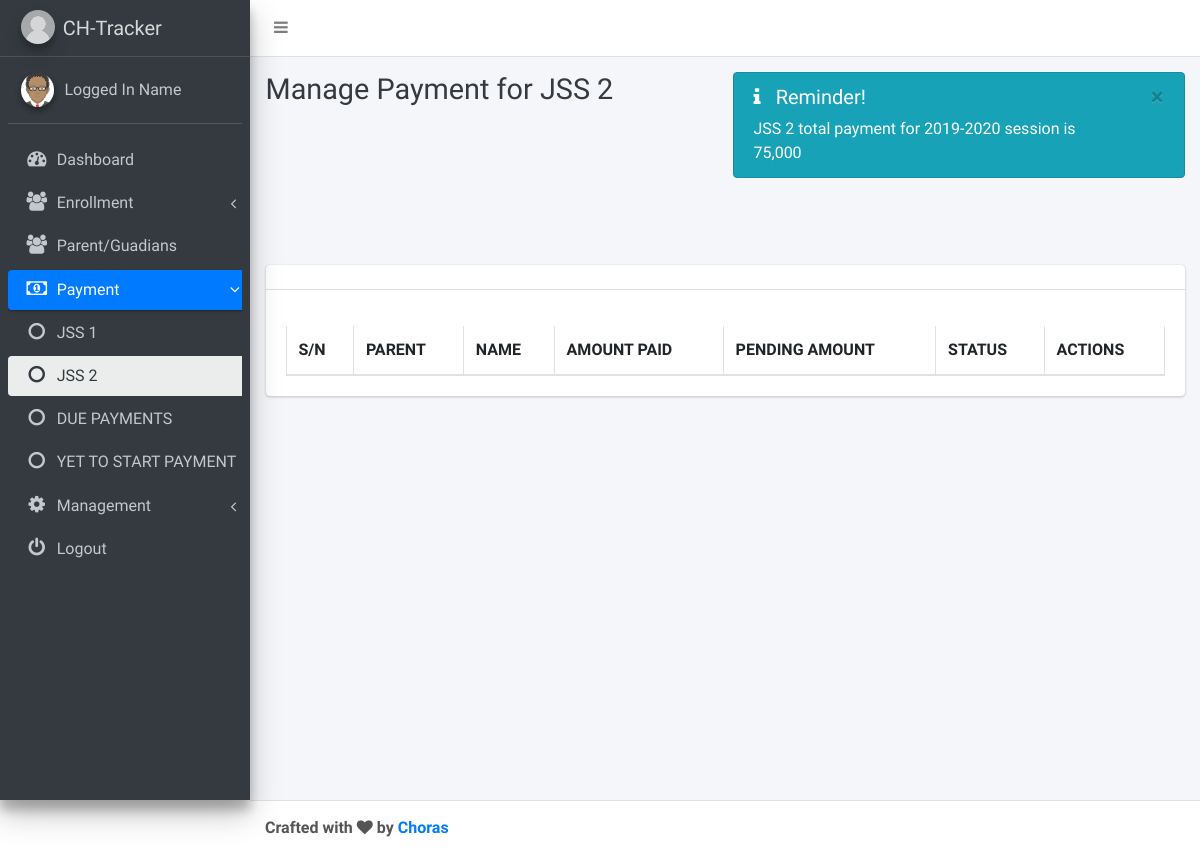
The page /admin/payment/class/2 on the database as committed earlier.
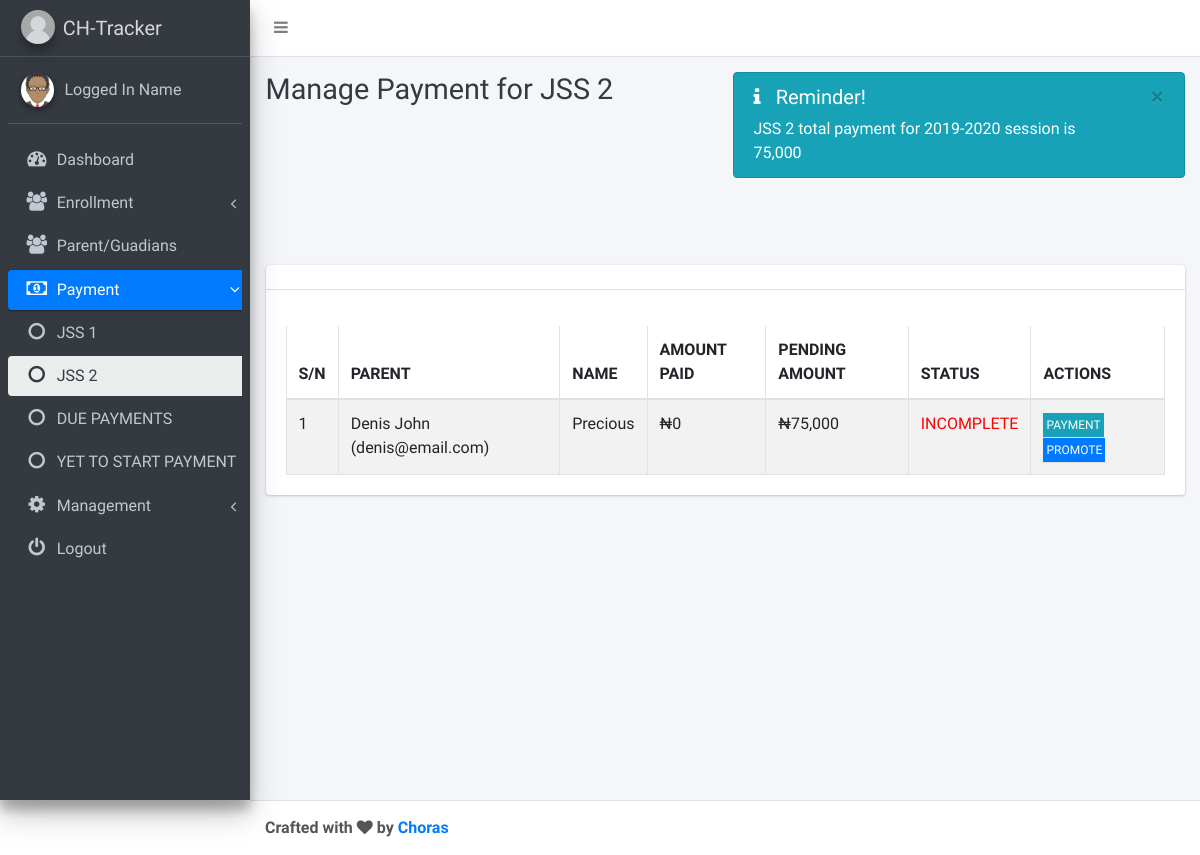
The same page on the database as committed later.
### tables this page shows
CREATE TABLE `class_tbl` (
  `ID` int(11) NOT NULL,
  `NAME` varchar(100) NOT NULL,
  `FEES` int(11) NOT NULL,
  `SESSION` varchar(100) NOT NULL,
  `CREATION_DATE` timestamp NOT NULL DEFAULT current_timestamp()
);

CREATE TABLE `settings_tbl` (
  `ID` int(11) NOT NULL,
  `NAME` varchar(100) NOT NULL,
  `ADDRESS` varchar(200) NOT NULL,
  `PHONE` varchar(100) NOT NULL,
  `SESSION` varchar(100) NOT NULL,
  `ACC_NAME` varchar(150) NOT NULL,
  `ACC_NUMBER` varchar(100) NOT NULL,
  `CREATION_DATE` timestamp NOT NULL DEFAULT current_timestamp()
);

CREATE TABLE `student` (
  `ID` int(11) NOT NULL,
  `PARENT` int(11) NOT NULL,
  `NAME` varchar(200) NOT NULL,
  `CLASS` int(11) NOT NULL,
  `SESSION` varchar(100) NOT NULL,
  `CREATION_DATE` timestamp NOT NULL DEFAULT current_timestamp()
);

CREATE TABLE `parent_tbl` (
  `ID` int(11) NOT NULL,
  `NAME` varchar(200) NOT NULL,
  `PHONE` varchar(100) NOT NULL,
  `ADDRESS` varchar(200) NOT NULL,
  `EMAIL` varchar(150) NOT NULL,
  `PASSWORD` varchar(150) NOT NULL,
  `CREATION_DATE` timestamp NOT NULL DEFAULT current_timestamp()
);

CREATE TABLE `payment_tbl` (
  `ID` int(11) NOT NULL,
  `STUDENT` int(11) NOT NULL,
  `TOTAL_AMOUNT` int(11) NOT NULL,
  `AMOUNT_PAID` int(11) NOT NULL,
  `AMOUNT_PENDING` int(11) NOT NULL,
  `SESSION` varchar(100) NOT NULL
);

### application/controllers/Admin.php (called while the page is built, shortened)
<?php
class Admin extends CI_Controller {
	function __construct() {
 		$this->load->database();
        $this->load->library('form_validation');
        $this->load->library('upload');
    }
	function payment($param1='',$param2='',$param3='',$param4=''){
		$page_data['page_name'] = 'payment';
		$page_data['class_id'] = $param2;
		$page_data['page_title'] = 'Manage Payment';
		$page_data['page_s_name'] = 'p'.$param2;
		if ($param1=='class') {
			$this->load->view('admin/payment', $page_data);
		}
	}
}

### index.php (called while the page is built, shortened)
<?php
require_once BASEPATH.'core/CodeIgniter.php';

### application/views/admin/inc/aside.php (the view, shortened to what this page needs)
<aside class="main-sidebar sidebar-dark-primary elevation-4">
    <a href="#" class="brand-link">
      <img src="<?php echo base_url() ?>uploads/logo.png" alt="School Logo" class="brand-image img-circle elevation-3"
           style="opacity: .8">
      <span class="brand-text font-weight-light">CH-Tracker</span>
    </a>
    <div class="sidebar">
      <div class="user-panel mt-3 pb-3 mb-3 d-flex">
        <div class="image">
          <img src="<?php echo base_url() ?>assets/backend/dist/img/avatar.png" class="img-circle elevation-2" alt="User Image">
        </div>
        <div class="info">
          <a href="#" class="d-block">Logged In Name</a>
        </div>
      </div>
      <nav class="mt-2">
        <ul class="nav nav-pills nav-sidebar flex-column" data-widget="treeview" role="menu" data-accordion="false">
          <li class="nav-item">
            <a href="<?php echo base_url() ?>admin" class="nav-link <?php if($page_name=='dashboard') echo 'active'; ?>">
              <i class="nav-icon fa fa-dashboard"></i>
              <p>
                Dashboard
              </p>
            </a>
          </li>
         <li class="nav-item has-treeview  <?php if($page_name=='enrollment') echo 'menu-open'; ?>">
            <a href="#" class="nav-link <?php if($page_name=='enrollment') echo 'active'; ?>">
              <i class="nav-icon fa fa-users"></i>
              <p>
                Enrollment
                <i class="right fa fa-angle-left"></i>
              </p>
            </a>
              <?php
              $this->db->where('SESSION', $current_session);
              $class = $this->db->get('class_tbl')->result_array();
              ?>
          </li>
          <li class="nav-item">
            <a href="<?php echo base_url() ?>admin/parent" class="nav-link <?php if($page_name=='parent') echo 'active'; ?>">
              <i class="nav-icon fa fa-users"></i>
              <p>
                Parent/Guadians
              </p>
            </a>
          </li>
          <li class="nav-item has-treeview  <?php if($page_name=='payment') echo 'menu-open'; ?>">
            <a href="#" class="nav-link <?php if($page_name=='payment') echo 'active'; ?>">
              <i class="nav-icon fa fa-money"></i>
              <p>
                Payment
                <i class="right fa fa-angle-left"></i>
              </p>
            </a>
            <ul class="nav nav-treeview">
              <?php
              $this->db->where('SESSION', $current_session);
              $class = $this->db->get('class_tbl')->result_array();
              foreach ($class as $row):
              ?>
              <li class="nav-item">
                <a href="<?php echo base_url() ?>admin/payment/class/<?php echo $row['ID'] ?>" class="nav-link  <?php if($page_s_name=='p'.$row['ID']) echo 'active'; ?>">
                  <i class="fa fa-circle-o nav-icon"></i>
                  <p><?php echo $row['NAME']; ?></p>
                </a>
              </li>
              <?php
              endforeach;
              ?>
              <li class="nav-item">
                <a href="<?php echo base_url() ?>admin/payment/due_payment" class="nav-link <?php if($page_s_name=='due_pay') echo 'active'; ?>">
                  <i class="fa fa-circle-o nav-icon"></i>
                  <p>DUE PAYMENTS</p>
                </a>
              </li>
              <li class="nav-item">
                <a href="" class="nav-link">
                  <i class="fa fa-circle-o nav-icon"></i>
                  <p>YET TO START PAYMENT</p>
                </a>
              </li>
            </ul>
          </li>
          <li class="nav-item has-treeview  <?php if($page_name=='management') echo 'menu-open'; ?>">
            <a href="#" class="nav-link <?php if($page_name=='management') echo 'active'; ?>">
              <i class="nav-icon fa fa-cog"></i>
              <p>
                Management
                <i class="right fa fa-angle-left"></i>
              </p>
            </a>
          </li>
          <li class="nav-item">
            <a href="<?php echo base_url() ?>authe/logout" class="nav-link">
              <i class="nav-icon fa fa-power-off"></i>
              <p>
                Logout
              </p>
            </a>
          </li>
        </ul>
      </nav>
    </div>
  </aside>

### application/views/admin/payment.php (shortened to what this page needs)
<?php
$class_name = $this->db->get_where('class_tbl',array('ID'=>$class_id))->row()->NAME;
$fees = $this->db->get_where('class_tbl',array('ID'=>$class_id))->row()->FEES;
?>
<!DOCTYPE html>
<html lang="en">
<?php include 'inc/head.php'; ?>
<body class="hold-transition sidebar-mini">
<div class="wrapper">
  <?php include 'inc/navbar.php'; ?>
  <?php include 'inc/aside.php'; ?>
  <div class="content-wrapper">
    <div class="content-header">
      <div class="container-fluid">
        <div class="row mb-2">
          <div class="col-sm-6">
            <h1 class="m-0 text-dark"><?php echo $page_title.' for '.$class_name; ?></h1>
          </div>
          <div class="col-sm-6">
            <div class="alert alert-info alert-dismissible">
              <button type="button" class="close" data-dismiss="alert" aria-hidden="true">×</button>
              <h5><i class="icon fa fa-info"></i> Reminder!</h5>
              <?php echo $class_name.' total payment for '.$current_session.' session is '.number_format($fees); ?>
            </div>
          </div>
        </div>
      </div>
    </div>
    <div class="content">
      <div class="container-fluid">
        <div class="row">
          <div class="col-12">
            <div class="row mt-5">
              <div class="col-md-12">
                <div class="card">
                  <div class="card-header card-info">
                  </div>
                  <div class="card-body mt-3 table-responsive">
                    <table class="table table-bordered table-striped" id="example1">
                      <thead>
                        <tr>
                          <th>S/N</th>
                          <th>PARENT</th>
                          <th>NAME</th>
                          <th>AMOUNT PAID</th>
                          <th>PENDING AMOUNT</th>
                          <th>STATUS</th>
                          <th>ACTIONS</th>
                        </tr>
                      </thead>
                      <tbody>
                        <?php
                        $count = 1;
                        $this->db->where('CLASS', $class_id);
                        $this->db->where('SESSION', $current_session);
                        $student = $this->db->get('student')->result_array();
                        foreach ($student as $row):
                          $amount_paid = $this->db->get_where('payment_tbl',array('STUDENT'=>$row['ID'], 'SESSION'=>$current_session))->row()->AMOUNT_PAID;
                          $amount_pending = $this->db->get_where('payment_tbl',array('STUDENT'=>$row['ID'], 'SESSION'=>$current_session))->row()->AMOUNT_PENDING;
                          $total_amount = $this->db->get_where('payment_tbl',array('STUDENT'=>$row['ID'], 'SESSION'=>$current_session))->row()->TOTAL_AMOUNT;
                        ?>
                        <tr>
                          <td><?php echo $count++; ?></td>
                          <td>
                            <?php echo $this->db->get_where('parent_tbl',array('ID'=>$row['PARENT']))->row()->NAME.' ('.$this->db->get_where('parent_tbl',array('ID'=>$row['PARENT']))->row()->EMAIL.')'; ?>
                          </td>
                          <td><?php echo $row['NAME']; ?></td>
                          <td><?php echo '&#8358;'.number_format($amount_paid) ?></td>
                          <td><?php echo '&#8358;'.number_format($amount_pending) ?></td>
                          <td><?php if($amount_paid>=$total_amount){echo '<span style="color:green;">COMPLETED</span>';}else{ echo '<span style="color:red;">INCOMPLETE</span>'; } ?></td>
                          <td>
                            <a style="padding: 2px; font-size: 12px;" href="<?php echo base_url() ?>admin/payment/single/<?php echo $class_id ?>/<?php echo $row['ID'] ?>" class="btn btn-sm btn-info">PAYMENT</a>
                            <button style="padding: 2px; font-size: 12px;" class="btn btn-sm btn-primary">PROMOTE</button>
                          </td>
                        </tr>
                        <?php
                        endforeach;
                        ?>
                      </tbody>
                    </table>
                  </div>
                </div>
              </div>
            </div>
          </div>
        </div>
      </div>
    </div>
  </div>
  <?php include 'inc/footer.php'; ?>
</div>
</body>
</html>

### application/views/admin/inc/head.php (shortened to what this page needs)
<head>
  <?php
  $current_session = $this->db->get_where('settings_tbl',array('ID'=>1))->row()->SESSION;
  ?>
  <link rel="stylesheet" href="<?php echo base_url() ?>assets/backend/plugins/font-awesome/css/font-awesome.min.css">
  <link rel="stylesheet" href="<?php echo base_url() ?>assets/backend/pnotify/pnotify.custom.min.css">
  <link rel="stylesheet" href="<?php echo base_url() ?>assets/backend/plugins/datatables/dataTables.bootstrap4.css">
  <link rel="stylesheet" href="<?php echo base_url() ?>assets/backend/plugins/select2/select2.min.css">
  <link rel="stylesheet" href="<?php echo base_url() ?>assets/backend/dist/css/adminlte.min.css">
  <link rel="stylesheet" href="<?php echo base_url() ?>assets/backend/custom.css">
</head>

### application/views/admin/inc/navbar.php
<nav class="main-header navbar navbar-expand bg-white navbar-light border-bottom">
    <ul class="navbar-nav">
      <li class="nav-item">
        <a class="nav-link" data-widget="pushmenu" href="#"><i class="fa fa-bars"></i></a>
      </li>
    </ul>
  </nav>

### application/views/admin/inc/footer.php (shortened to what this page needs)
<footer class="main-footer">
    <strong>Crafted with&nbsp;<i class="fa fa-heart"></i>&nbsp;by&nbsp;<a target="_blank" href="">Choras</a></strong>
  </footer>

### assets/backend/custom.css (style rules this page uses)
.btn { display: inline-block; font-weight: 400; text-align: center; white-space: nowrap; vertical-align: middle; user-select: none; border: 1px solid transparent; padding: .375rem .75rem; font-size: 1rem; line-height: 1.5; border-radius: 0rem; transition: color .15s ease-in-out,background-color .15s ease-in-out,border-color .15s ease-in-out,box-shadow .15s ease-in-out; }

Rows that differ between the two databases and show on the page:
added student: PARENT.NAME "Denis John", PARENT.EMAIL "denis@email.com", NAME "Precious", ID.AMOUNT_PAID "0", ID.AMOUNT_PENDING "75,000", shows "INCOMPLETE"
